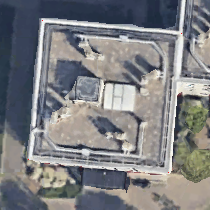
#> input picture capture.png, 210 x 210 px
$ python main.py   (older library calls are emulated)
#> lines starting #> are read from the running program, lines starting #| are printed output that depends on the picture; after the words box and inside, x2 and y2 are one past the last pixel; in counts of white or black regions, pixels touching at a corner belong together
import PIL
from PIL import Image
import numpy as np
import matplotlib.pyplot as plt
from skimage.draw import polygon2mask #conda install scikit-image
import cv2


def color2coordinates(img, color):
    """
    function to get the (x,y) positions of pixel with custom image. (pixels of the corners of our polygon)
    :param img: image with RGB pixels
    :param color: RBG color [R, B, G] of pixels to find
    :return: list of (x, y) coordinates of pixels with the color values
    """
    arr = np.array(img)
    X, Y = np.where(np.all(arr==color,axis=2))
    keycoordinates = list(zip(X,Y))

    try:
        keycoordinates[-1], keycoordinates[-2] = keycoordinates[-2], keycoordinates[-1] # fixing the order of keypoints
    except ValueError:
        print("Empty list, color value not founded !")

    return keycoordinates


def corners2mask(img, coordinates):
    """
    create a mask from corner coordinates using :
    skimage.draw.polygon2mask(image_shape, polygon) : directly returns a bool-type numpy.array where True means the point is inside the polygon.
    :param coordinates: list of (x, y) coordinates corners
    :return: boolean array with same size of the image where the pixels inside the polygon have True values.
    """
    image_shape = img.size
    polygon = np.array(coordinates)
    mask = polygon2mask(image_shape, polygon)

    return mask


def mask_pixels(mask):
    """
    Get (x,y) position of the pixels inside the mask
    :param mask: boolean array where the pixels inside the polygon have True values
    :return: list of coordinates of pixels inside the mask
    """
    a, b = np.where(mask==True)
    pixels = list(zip(a,b))
    return pixels


def mask_img(img, coord):
    """
    Display mask on top of an image
    :param img: original image
    :param coord: coordinates of the pixels inside the mask
    :return: array with mask in top of the image
    """
    maskk = np.ones_like(img) * 255
    points = np.fliplr(np.array(coord, np.int32))

    cv2.fillPoly(maskk, [points], (0, 255, 255))
    img_with_mask = cv2.normalize(np.int64(img) * maskk, None, 0, 255, cv2.NORM_MINMAX, cv2.CV_8U)

    return img_with_mask

if __name__ == '__main__':
    # open the image
    image = PIL.Image.open('capture.png').convert('RGB')
    # my corners pixels have red color [237, 28, 36]
    red = [237, 28, 36]
    # Detect position of corners
    corner = color2coordinates(image, red)
#> in color2coordinates, `X, Y = np.where(np.all(arr==color,axis=2))`: X = [20, 33, 159, 172]; Y = [42, 181, 28, 168]
#> in color2coordinates, `keycoordinates = list(zip(X,Y))`: keycoordinates = [(20, 42), (33, 181), (159, 28), (172, 168)]
#> corner = [(20, 42), (33, 181), (172, 168), (159, 28)]
    # convert corners to mask
    mask = corners2mask(image, corner)
#> in corners2mask, `polygon = np.array(coordinates)`: polygon = [[20, 42], [33, 181], [172, 168], [159, 28]]
#> in corners2mask, `mask = polygon2mask(image_shape, polygon)`:
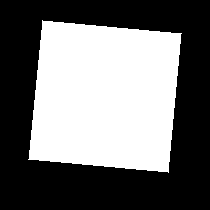
#> mask: shape (210, 210) bool; 44.4% white; 1 white region, box (x1, y1, x2, y2) and area: (28, 20, 182, 173) 19569
    # Get position of pixels inside the mask
    my_pixels = mask_pixels(mask)
#> in mask_pixels, `a, b = np.where(mask==True)`: a = 19569 values from 20 to 172; b = 19569 values, max 181 at index 984, min 28 at index 18578, mean 104.7
#> in mask_pixels, `pixels = list(zip(a,b))`: pixels = 19569 pairs, first value 20 to 172, second value 28 to 181
#> my_pixels has the same summary as pixels in mask_pixels
    print(my_pixels)
#> (printed output is left out)

    # testing : display our pixels founded on top of our image
    img_with_mask = mask_img(image, my_pixels)
#> in mask_img, `points = np.fliplr(np.array(coord, np.int32))`: points = 19569 pairs, first value 28 to 181, second value 20 to 172
#> in mask_img, `cv2.fillPoly(maskk, [points], (0, 255, 255))`:
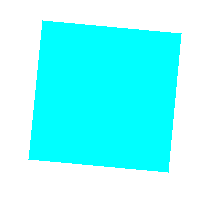
#> maskk: shape (210, 210, 3); mean of channels 0, 1, 2 141.8, 255, 255; drawn as R, G, B
#> in mask_img, `img_with_mask = cv2.normalize(np.int64(img) * maskk, None, 0, 255, cv2..`:
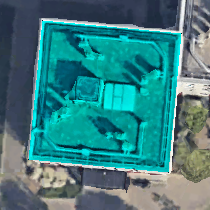
#> img_with_mask: shape (210, 210, 3); mean R, G, B 59, 126.6, 129.3

    plt.imshow(img_with_mask)
    plt.show()
